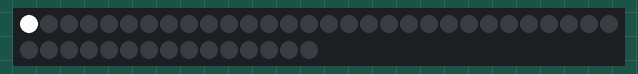
The sketch below on a simulated Arduino Uno, built with avr-gcc and run on an emulated ATmega328P. Parts: 45 RGB LEDs in strip order, left to right, continuing on the next row.

Above: at 0.01 s.
At 4.89 s:
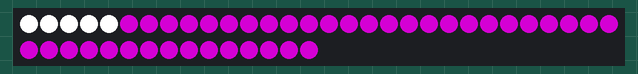
At 9.98 s:
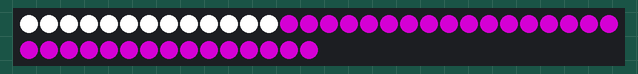
At 19.95 s:
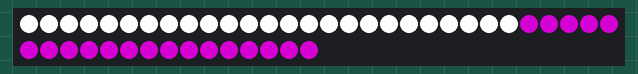
At 29.92 s:
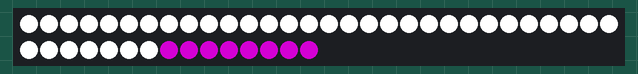
At 39.89 s:
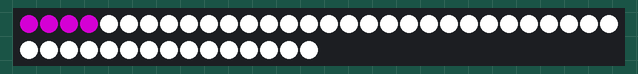

The sketch:

NEOPIXEL_TEST.ino
```cpp
#include <Adafruit_NeoPixel.h>

#define LED_PIN    6 // Pin connected to the NeoPixels
#define LED_COUNT  45 // Number of NeoPixels in the ring

// Initialize NeoPixel strip object
Adafruit_NeoPixel strip(LED_COUNT, LED_PIN, NEO_GRB + NEO_KHZ800);

void setup() {
  // Initialize serial communication
  Serial.begin(9600);

  // Initialize NeoPixel strip
  strip.begin();
  strip.show(); // Initialize all pixels to 'off'
}

void loop() {
  // Set all LEDs to white
  colorWipe(strip.Color(255, 255, 255), 50); // Change the second parameter to adjust the transition speed

  // Set all LEDs to purple
  colorWipe(strip.Color(128, 0, 128), 50); // Change the second parameter to adjust the transition speed
}

// Fill the dots one after the other with a color
void colorWipe(uint32_t color, int wait) {
  for(int i=0; i<strip.numPixels(); i++) {
    strip.setPixelColor(i, color);
    strip.show();
    delay(wait);
  }
}
```
